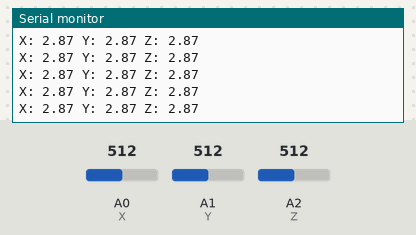
A sketch run on a simulated Arduino Uno, built with avr-gcc and run on an emulated ATmega328P. On the bench: the last lines printed to the serial monitor. The test bench sets the inputs (shaded band); at power-on: A0 (X) = 512, A1 (Y) = 512, A2 (Z) = 512.

Above: at 1.2 s.
1.3 s: A0 (X) set to 965
At 1.36 s:
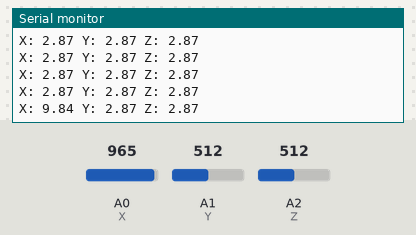
4.3 s: A0 (X) set to 990
At 4.31 s:
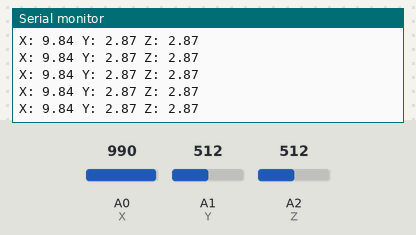
Timing chart, 0 to 7.3 s (numbered marks = the images above; inputs shaded):
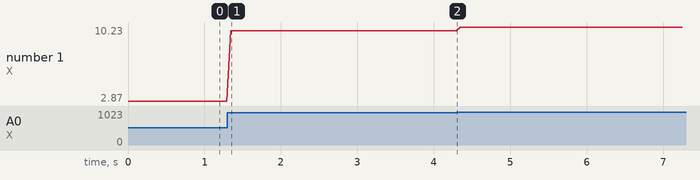

The sketch:

P4A3-RollPitch.ino
```cpp
//YWROBOT
//Compatible with the Arduino IDE 1.0
//Library version:1.1
#include <Wire.h>

#define X A0
#define Y A1
#define Z A2

float Xval, Yval, Zval;
float Xg, Yg, Zg;

int X_min = 260;
int X_max = 390;
int Y_min = 260;
int Y_max = 390;
int Z_min = 260;
int Z_max = 390;

void setup()
{
  Serial.begin(9600);

}


void loop()
{
  Xval = analogRead(X);
  Yval = analogRead(Y);
  Zval = analogRead(Z);

  Xg=map(Xval,X_min,X_max,-100.0,100.0);
  Xg = Xg/100;
  Yg=map(Yval,Y_min,Y_max,-100.0,100.0);
  Yg = Yg/100;
  Zg=map(Zval,Z_min,Z_max,-100.0,100.0);
  Zg = Zg/100;

  Serial.print("X: ");
  Serial.print(Xg);
  Serial.print(" Y: ");
  Serial.print(Yg);
  Serial.print(" Z: ");
  Serial.println(Zg);
  delay(50);
}
```

Measured:
- after the input at 1.3 s, the serial monitor: prints a new line after 0.05 s (image 1)
- plotted number 1: 2.87 → 9.84 after the input at 1.3 s, 9.84 → 10.23 after the input at 4.3 s
